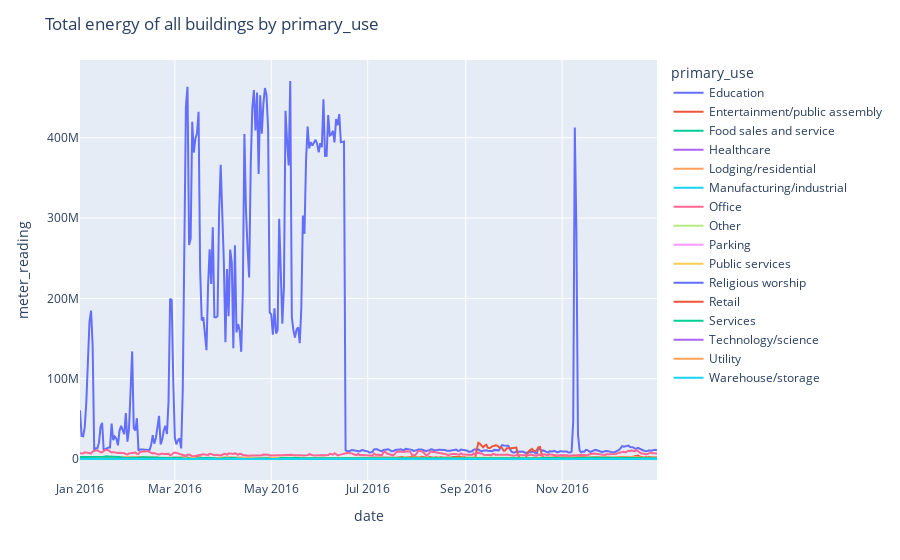

Write notebook code for a chart like this one.
### Markdown cell above
### put together

### Code cell
groupby_pxline(train, 'date', 'primary_use', 'meter_reading')

### Figure 1 — Plotly figure (JSON) as saved in the notebook; plotly's stock layout.template omitted (floating-point values rounded to 4 significant figures; data arrays with more than 128 entries replaced by an {"elided": "..."} marker saying what was removed)
{"data": [{"hovertemplate": "primary_use=Education<br>date=%{x}<br>meter_reading=%{y}<extra></extra>", "legendgroup": "Education", "line": {"color": "#636efa", "dash": "solid"}, "mode": "lines", "name": "Education", "showlegend": true, "type": "scatter", "x": {"elided": "366 str values"}, "xaxis": "x", "y": {"elided": "366 float values"}, "yaxis": "y"}, {"hovertemplate": "primary_use=Entertainment/public assembly<br>date=%{x}<br>meter_reading=%{y}<extra></extra>", "legendgroup": "Entertainment/public assembly", "line": {"color": "#EF553B", "dash": "solid"}, "mode": "lines", "name": "Entertainment/public assembly", "showlegend": true, "type": "scatter", "x": {"elided": "366 str values"}, "xaxis": "x", "y": {"elided": "366 float values"}, "yaxis": "y"}, {"hovertemplate": "primary_use=Food sales and service<br>date=%{x}<br>meter_reading=%{y}<extra></extra>", "legendgroup": "Food sales and service", "line": {"color": "#00cc96", "dash": "solid"}, "mode": "lines", "name": "Food sales and service", "showlegend": true, "type": "scatter", "x": {"elided": "366 str values"}, "xaxis": "x", "y": {"elided": "366 float values"}, "yaxis": "y"}, {"hovertemplate": "primary_use=Healthcare<br>date=%{x}<br>meter_reading=%{y}<extra></extra>", "legendgroup": "Healthcare", "line": {"color": "#ab63fa", "dash": "solid"}, "mode": "lines", "name": "Healthcare", "showlegend": true, "type": "scatter", "x": {"elided": "366 str values"}, "xaxis": "x", "y": {"elided": "366 float values"}, "yaxis": "y"}, {"hovertemplate": "primary_use=Lodging/residential<br>date=%{x}<br>meter_reading=%{y}<extra></extra>", "legendgroup": "Lodging/residential", "line": {"color": "#FFA15A", "dash": "solid"}, "mode": "lines", "name": "Lodging/residential", "showlegend": true, "type": "scatter", "x": {"elided": "366 str values"}, "xaxis": "x", "y": {"elided": "366 float values"}, "yaxis": "y"}, {"hovertemplate": "primary_use=Manufacturing/industrial<br>date=%{x}<br>meter_reading=%{y}<extra></extra>", "legendgroup": "Manufacturing/industrial", "line": {"color": "#19d3f3", "dash": "solid"}, "mode": "lines", "name": "Manufacturing/industrial", "showlegend": true, "type": "scatter", "x": {"elided": "366 str values"}, "xaxis": "x", "y": {"elided": "366 float values"}, "yaxis": "y"}, {"hovertemplate": "primary_use=Office<br>date=%{x}<br>meter_reading=%{y}<extra></extra>", "legendgroup": "Office", "line": {"color": "#FF6692", "dash": "solid"}, "mode": "lines", "name": "Office", "showlegend": true, "type": "scatter", "x": {"elided": "366 str values"}, "xaxis": "x", "y": {"elided": "366 float values"}, "yaxis": "y"}, {"hovertemplate": "primary_use=Other<br>date=%{x}<br>meter_reading=%{y}<extra></extra>", "legendgroup": "Other", "line": {"color": "#B6E880", "dash": "solid"}, "mode": "lines", "name": "Other", "showlegend": true, "type": "scatter", "x": {"elided": "366 str values"}, "xaxis": "x", "y": {"elided": "366 float values"}, "yaxis": "y"}, {"hovertemplate": "primary_use=Parking<br>date=%{x}<br>meter_reading=%{y}<extra></extra>", "legendgroup": "Parking", "line": {"color": "#FF97FF", "dash": "solid"}, "mode": "lines", "name": "Parking", "showlegend": true, "type": "scatter", "x": {"elided": "366 str values"}, "xaxis": "x", "y": {"elided": "366 float values"}, "yaxis": "y"}, {"hovertemplate": "primary_use=Public services<br>date=%{x}<br>meter_reading=%{y}<extra></extra>", "legendgroup": "Public services", "line": {"color": "#FECB52", "dash": "solid"}, "mode": "lines", "name": "Public services", "showlegend": true, "type": "scatter", "x": {"elided": "366 str values"}, "xaxis": "x", "y": {"elided": "366 float values"}, "yaxis": "y"}, {"hovertemplate": "primary_use=Religious worship<br>date=%{x}<br>meter_reading=%{y}<extra></extra>", "legendgroup": "Religious worship", "line": {"color": "#636efa", "dash": "solid"}, "mode": "lines", "name": "Religious worship", "showlegend": true, "type": "scatter", "x": {"elided": "366 str values"}, "xaxis": "x", "y": {"elided": "366 float values"}, "yaxis": "y"}, {"hovertemplate": "primary_use=Retail<br>date=%{x}<br>meter_reading=%{y}<extra></extra>", "legendgroup": "Retail", "line": {"color": "#EF553B", "dash": "solid"}, "mode": "lines", "name": "Retail", "showlegend": true, "type": "scatter", "x": {"elided": "366 str values"}, "xaxis": "x", "y": {"elided": "366 float values"}, "yaxis": "y"}, {"hovertemplate": "primary_use=Services<br>date=%{x}<br>meter_reading=%{y}<extra></extra>", "legendgroup": "Services", "line": {"color": "#00cc96", "dash": "solid"}, "mode": "lines", "name": "Services", "showlegend": true, "type": "scatter", "x": {"elided": "366 str values"}, "xaxis": "x", "y": {"elided": "366 float values"}, "yaxis": "y"}, {"hovertemplate": "primary_use=Technology/science<br>date=%{x}<br>meter_reading=%{y}<extra></extra>", "legendgroup": "Technology/science", "line": {"color": "#ab63fa", "dash": "solid"}, "mode": "lines", "name": "Technology/science", "showlegend": true, "type": "scatter", "x": {"elided": "366 str values"}, "xaxis": "x", "y": {"elided": "366 float values"}, "yaxis": "y"}, {"hovertemplate": "primary_use=Utility<br>date=%{x}<br>meter_reading=%{y}<extra></extra>", "legendgroup": "Utility", "line": {"color": "#FFA15A", "dash": "solid"}, "mode": "lines", "name": "Utility", "showlegend": true, "type": "scatter", "x": {"elided": "366 str values"}, "xaxis": "x", "y": {"elided": "366 float values"}, "yaxis": "y"}, {"hovertemplate": "primary_use=Warehouse/storage<br>date=%{x}<br>meter_reading=%{y}<extra></extra>", "legendgroup": "Warehouse/storage", "line": {"color": "#19d3f3", "dash": "solid"}, "mode": "lines", "name": "Warehouse/storage", "showlegend": true, "type": "scatter", "x": {"elided": "366 str values"}, "xaxis": "x", "y": {"elided": "366 float values"}, "yaxis": "y"}], "layout": {"legend": {"title": {"text": "primary_use"}, "tracegroupgap": 0}, "margin": {"t": 60}, "title": {"text": "Total energy of all buildings by primary_use"}, "xaxis": {"anchor": "y", "domain": [0, 1], "title": {"text": "date"}}, "yaxis": {"anchor": "x", "domain": [0, 1], "title": {"text": "meter_reading"}}}}
